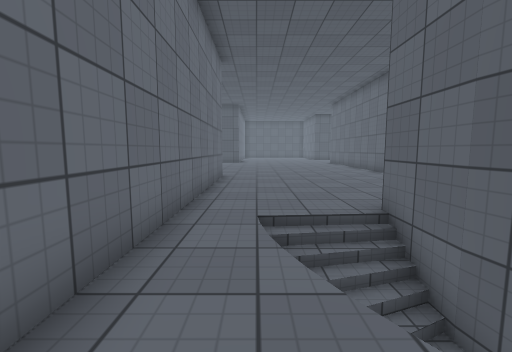
[1] (above)

18 first-person views from a walk through a 3-D level made in the Unity game engine. The camera is 1.2 m above the floor, tilts 6° down and sees 90° across. The floor is counted in squares, 1 m on a side. Each view is taken from the middle of a square. On the plan, view 1 faces up. The plan holds only what a view shows up to about 12 squares ahead; the rest is blank. The place goes on beyond the plan. Surface patterns are stand-ins for the level's own textures.

[2]
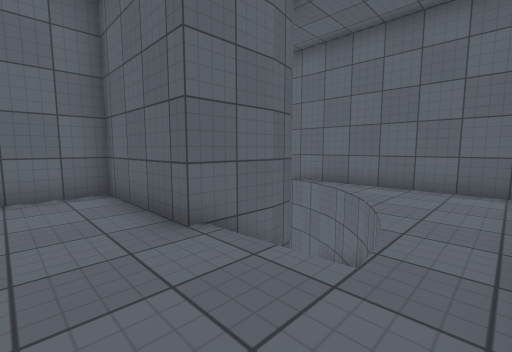

[3]
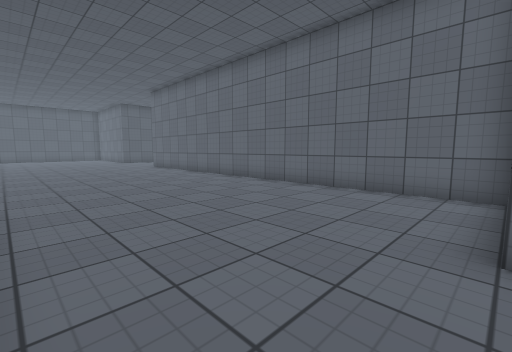

[4]
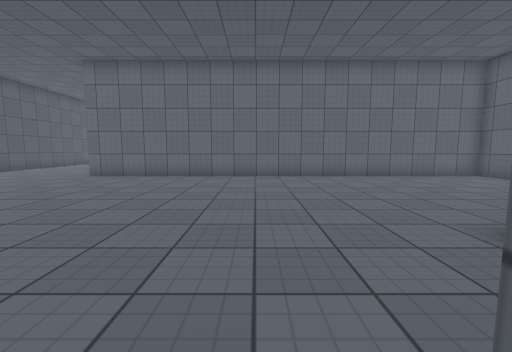

[5]
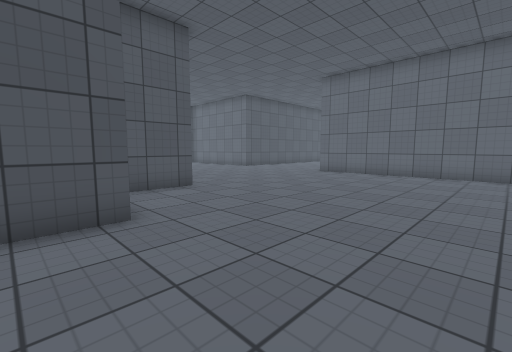

[6]
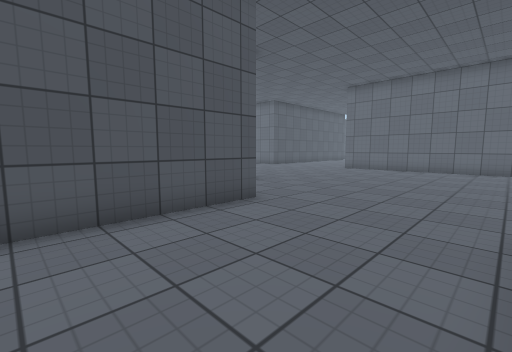

[7]
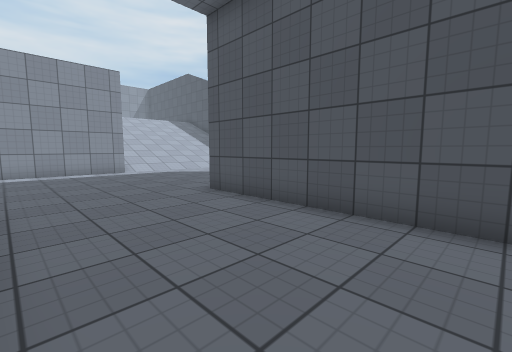

[8]
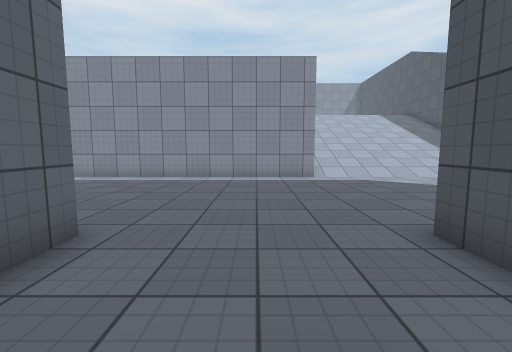

[9]
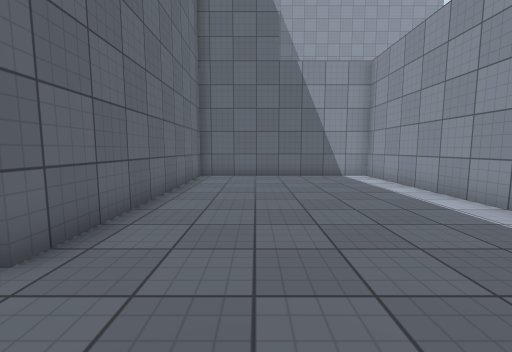

[10]
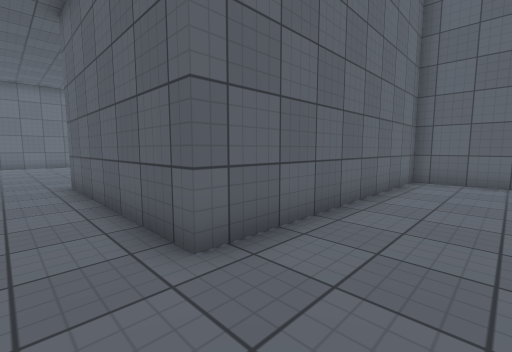

[11]
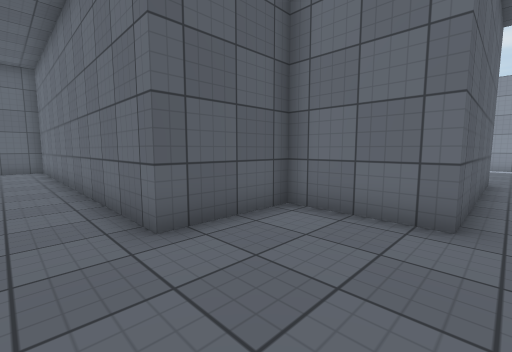

[12]
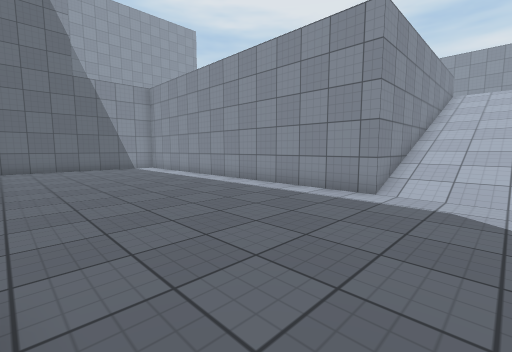

[13]
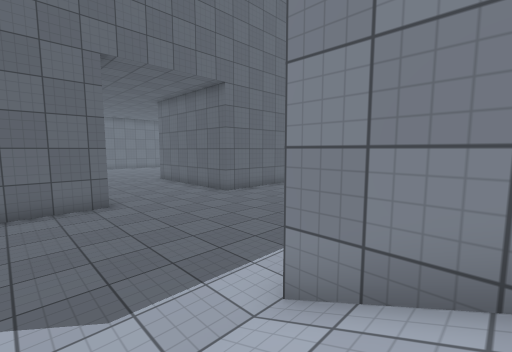

[14]
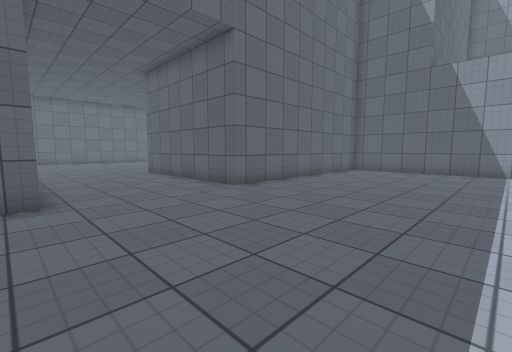

[15]
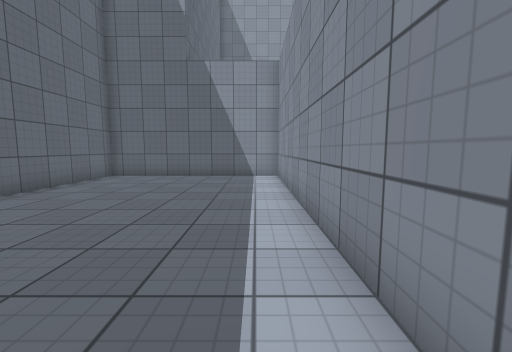

[16]
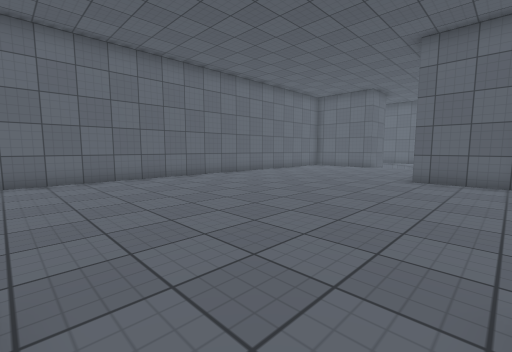

[17]
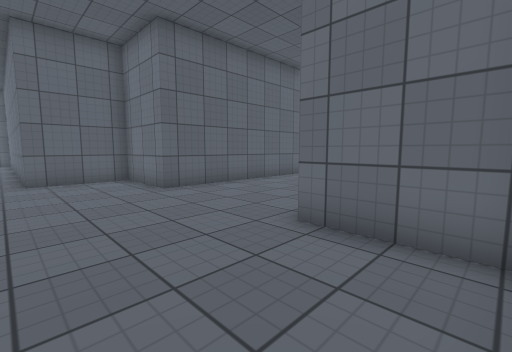

[18]
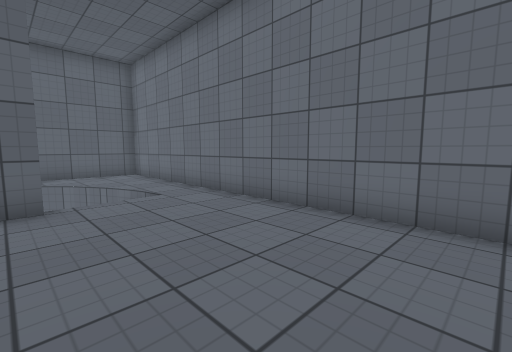

### Floor plan
Key: @ floor where view 1 was taken; # wall or solid block; . floor; / step, stairs or slope; = window, fence, low wall or low ledge; ^ raised ledge.
Columns run from 21 left of view 1 to 7 right of it. Each row starts with its distance up from view 1.
 22 //........#     #...........#
 21 //........#     #...........#
 20 //........#######...........#
 19 ^^#.........................#
 18   =.........................#
 17   =.........................#
 16   =.........................#
 15   =.........................#
 14   =.......#######...........#
 13   =.......#     #...........#
 12   =.......#     #...........#
 11   =.......#     ####........#
 10   =.......#        #........#
  9   =.......#        #........#
  8   =.......#        #........#
  7   =.......#        #........#
  6   =.......#        #........#
  5   ^^^^#####        #....#####
  4                    #.///#
  3                    #.=//#
  2                    #..# #
  1                    #.../
  0                    #.@./#
 -1                    #.....##
 -2                    ########

Where each view was taken, in squares from view 1:
view 1: 0 up, 0 right, facing up
view 2: 7 up, 1 left, facing down-right
view 3: 5 up, 1 left, facing up-right
view 4: 15 up, 5 left, facing right
view 5: 15 up, 6 left, facing up-right
view 6: 15 up, 9 left, facing up-right
view 7: 15 up, 5 left, facing up-left
view 8: 17 up, 8 left, facing left
view 9: 17 up, 14 left, facing down
view 10: 16 up, 14 left, facing down-right
view 11: 15 up, 0 right, facing down-left
view 12: 22 up, 12 left, facing down-left
view 13: 22 up, 21 left, facing down-right
view 14: 20 up, 18 left, facing down-right
view 15: 17 up, 18 left, facing down
view 16: 22 up, 4 left, facing down-right
view 17: 22 up, 1 left, facing down-left
view 18: 11 up, 3 right, facing down-left
